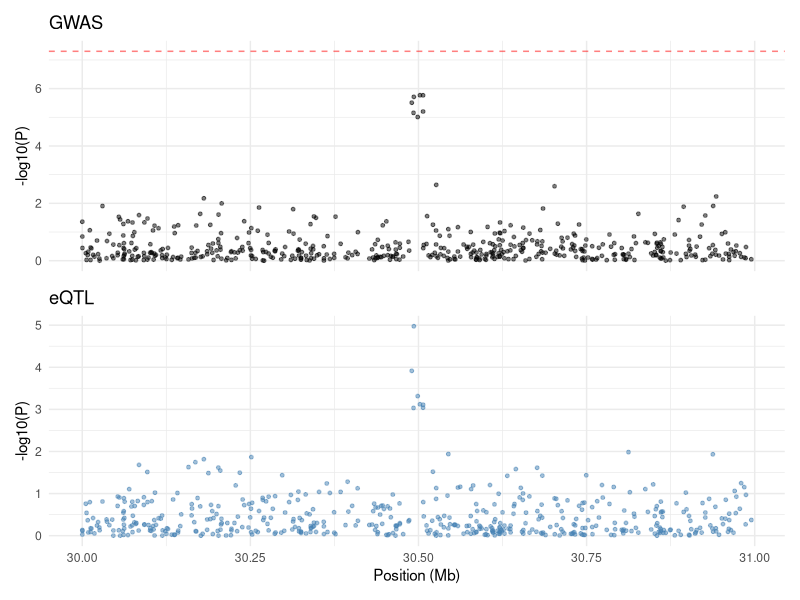
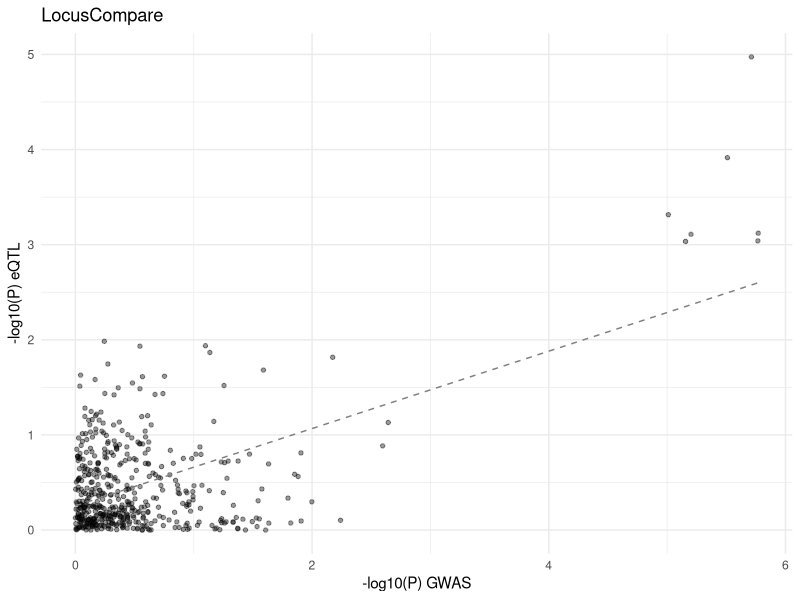
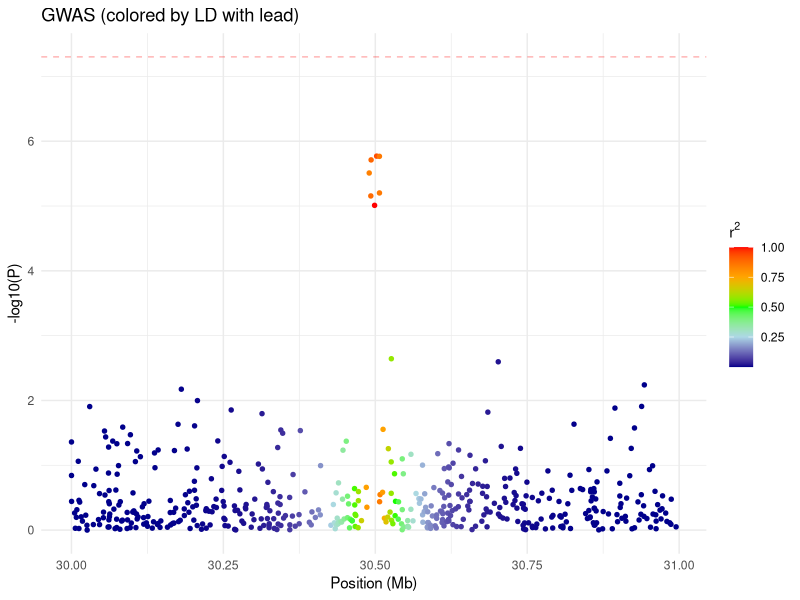

Write the R code that produced these figures, in order.
# Reference: ggplot2 3.5+ | Verify API if version differs
## Regional association and LocusCompare plots for colocalization
##
## Visualizes GWAS and eQTL signals at a locus to accompany coloc results.

library(ggplot2)
library(patchwork)

# --- Simulate locus data ---
set.seed(42)
n_snps <- 500
positions <- sort(sample(30000000:31000000, n_snps))
causal_idx <- which.min(abs(positions - 30500000))

gwas_p <- runif(n_snps, 0.001, 1)
gwas_p[causal_idx] <- 1e-12
gwas_p[(causal_idx - 3):(causal_idx + 3)] <- runif(7, 1e-8, 1e-5)

eqtl_p <- runif(n_snps, 0.01, 1)
eqtl_p[causal_idx] <- 5e-10
eqtl_p[(causal_idx - 3):(causal_idx + 3)] <- runif(7, 1e-6, 1e-3)

df <- data.frame(
  SNP = paste0('rs', 1:n_snps),
  POS = positions,
  GWAS_P = gwas_p,
  eQTL_P = eqtl_p
)

# --- Regional association plots (stacked) ---
p_gwas <- ggplot(df, aes(x = POS / 1e6, y = -log10(GWAS_P))) +
  geom_point(alpha = 0.5, size = 1) +
  geom_hline(yintercept = -log10(5e-8), linetype = 'dashed', color = 'red', alpha = 0.5) +
  labs(x = NULL, y = '-log10(P)', title = 'GWAS') +
  theme_minimal() +
  theme(axis.text.x = element_blank())

p_eqtl <- ggplot(df, aes(x = POS / 1e6, y = -log10(eQTL_P))) +
  geom_point(alpha = 0.5, size = 1, color = 'steelblue') +
  labs(x = 'Position (Mb)', y = '-log10(P)', title = 'eQTL') +
  theme_minimal()

p_regional <- p_gwas / p_eqtl
ggsave('regional_association.pdf', p_regional, width = 8, height = 6)

# --- LocusCompare plot ---
p_compare <- ggplot(df, aes(x = -log10(GWAS_P), y = -log10(eQTL_P))) +
  geom_point(alpha = 0.4, size = 1.2) +
  geom_smooth(method = 'lm', se = FALSE, linetype = 'dashed', color = 'grey50', linewidth = 0.5) +
  labs(x = '-log10(P) GWAS', y = '-log10(P) eQTL', title = 'LocusCompare') +
  theme_minimal()

ggsave('locuscompare.pdf', p_compare, width = 6, height = 6)

# --- Color by LD with lead SNP ---
# Simulated r2 values (in practice, compute from reference panel)
df$r2_lead <- exp(-abs(df$POS - positions[causal_idx]) / 50000)

p_ld <- ggplot(df, aes(x = POS / 1e6, y = -log10(GWAS_P), color = r2_lead)) +
  geom_point(size = 1.2) +
  scale_color_gradientn(
    colors = c('darkblue', 'lightblue', 'green', 'orange', 'red'),
    name = expression(r^2)
  ) +
  geom_hline(yintercept = -log10(5e-8), linetype = 'dashed', color = 'red', alpha = 0.3) +
  labs(x = 'Position (Mb)', y = '-log10(P)', title = 'GWAS (colored by LD with lead)') +
  theme_minimal()

ggsave('regional_ld.pdf', p_ld, width = 8, height = 4)

cat('Plots saved: regional_association.pdf, locuscompare.pdf, regional_ld.pdf\n')
